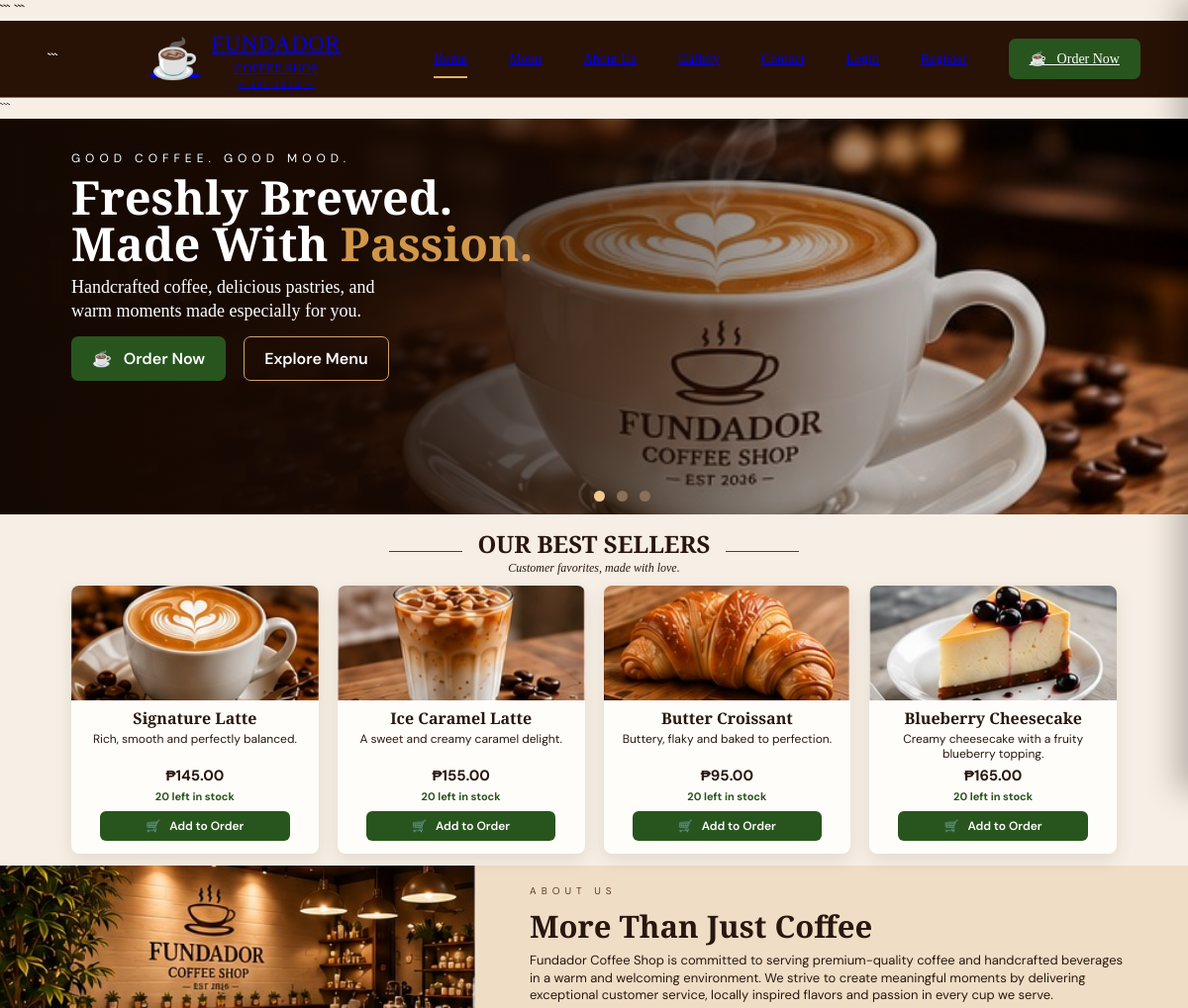
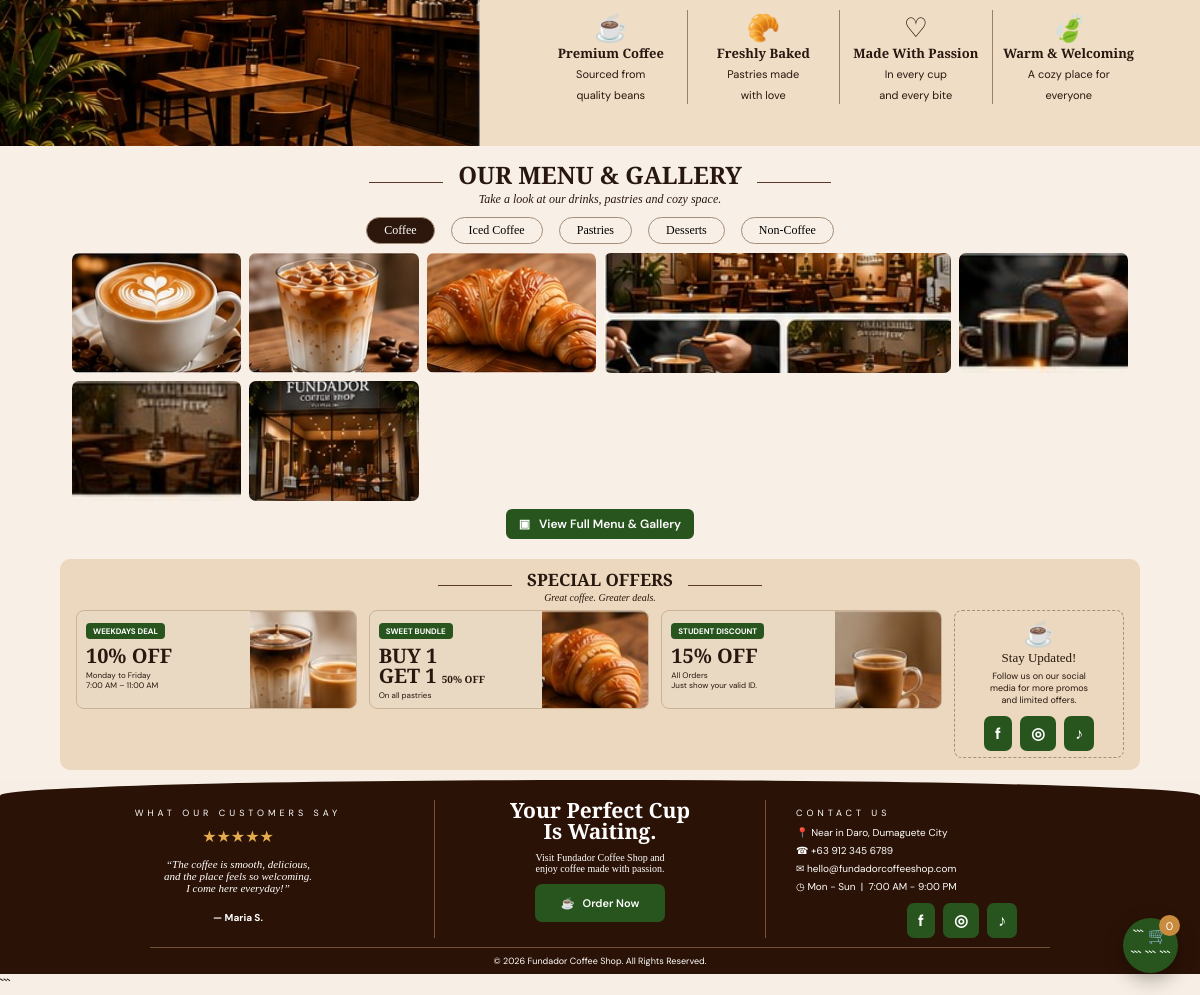
The page / on the database its author committed (2 pictures, top to bottom).
### tables this page shows
CREATE TABLE IF NOT EXISTS products (

    id INT UNSIGNED AUTO_INCREMENT PRIMARY KEY,

    name VARCHAR(120) NOT NULL,

    description TEXT,

    price DECIMAL(10, 2) NOT NULL,

    image VARCHAR(255) NOT NULL,

    category VARCHAR(50)
        DEFAULT 'coffee',

    stock INT UNSIGNED
        NOT NULL DEFAULT 0,

    is_active TINYINT(1)
        NOT NULL DEFAULT 1,

    created_at TIMESTAMP
        DEFAULT CURRENT_TIMESTAMP
);

### config.php (called while the page is built, shortened)
<?php
function h($v)
{
    return htmlspecialchars(
        (string) $v,
        ENT_QUOTES,
        'UTF-8'
    );
}

### index.php (the view, shortened to what this page needs)
<?php
require_once "config.php";
$products = $pdo
    ->query("SELECT * FROM products WHERE is_active = 1 ORDER BY id")
    ->fetchAll();
?>
<!doctype html>
<html lang="en">
<head>
<link rel="stylesheet" href="style.css">
```
</head>
<body>
<header class="header">
    <div class="nav">
```
    <a class="logo" href="#home">
        <span class="cup">☕</span>
        <span>
            <b>FUNDADOR</b>
            <small>COFFEE SHOP</small>
            <i>— EST 2026 —</i>
        </span>
    </a>
    <nav id="nav">
        <a class="active" href="#home">Home</a>
        <a href="#menu">Menu</a>
        <a href="#about">About Us</a>
        <a href="#gallery">Gallery</a>
        <a href="#contact">Contact</a>
        <?php if (isset($_SESSION["user_id"])): ?>
            <a href="logout.php">Logout</a>
        <?php else: ?>
            <a href="login.php">Login</a>
            <a href="register.php">Register</a>
        <?php endif; ?>
        <a class="order-link" href="#order">
            ☕ &nbsp; Order Now
        </a>
    </nav>
</div>
```
</header>
<main>
```
<section id="home" class="hero">
    <div class="hero-bg"></div>
    <div class="hero-shade"></div>
    <div class="hero-inner">
        <p class="eyebrow">
            GOOD COFFEE. GOOD MOOD.
        </p>
        <h1>
            Freshly Brewed.<br>
            Made With <em>Passion.</em>
        </h1>
        <p class="lead">
            Handcrafted coffee, delicious pastries, and<br>
            warm moments made especially for you.
        </p>
        <div class="buttons">
            <a class="btn green" href="#order">
                ☕ &nbsp; Order Now
            </a>
            <a class="btn outline" href="#menu">
                Explore Menu
            </a>
        </div>
    </div>
    <div class="dots">
        <span class="on"></span>
        <span></span>
        <span></span>
    </div>
</section>
<section class="sellers" id="menu">
    <div class="wrap">
        <div class="heading">
            <span></span>
            <div>
                <h2>OUR BEST SELLERS</h2>
                <p>Customer favorites, made with love.</p>
            </div>
            <span></span>
        </div>
        <div class="cards">
            <?php foreach ($products as $product): ?>
                <article class="card">
                    <img
                        src="<?= h($product['image']) ?>"
                        alt="<?= h($product['name']) ?>"
                    >
                    <div>
                        <h3>
                            <?= h($product['name']) ?>
                        </h3>
                        <p>
                            <?= h($product['description']) ?>
                        </p>
                        <b>
                            ₱<?= number_format($product['price'], 2) ?>
                        </b>
                        <?php if ((int) $product['stock'] > 0): ?>
                            <small class="stock-label">
                                <?= (int) $product['stock'] ?> left in stock
                            </small>
                            <button
                                class="add"
                                data-id="<?= $product['id'] ?>"
                                type="button"
                            >
                                🛒 &nbsp; Add to Order
                            </button>
                        <?php endif; ?>
                    </div>
                </article>
            <?php endforeach; ?>
        </div>
    </div>
</section>
<section class="about" id="about">
    <div class="about-img">
        <img
            src="assets/about.jpg"
            alt="Fundador Coffee Shop"
        >
    </div>
    <div class="about-copy">
        <p class="eyebrow brown">
            ABOUT US
        </p>
        <h2>
            More Than Just Coffee
        </h2>
        <p>
            Fundador Coffee Shop is committed to serving premium-quality
            coffee and handcrafted beverages in a warm and welcoming
            environment. We strive to create meaningful moments by
            delivering exceptional customer service, locally inspired
            flavors and passion in every cup we serve.
        </p>
        <div class="features">
            <div>
                <span>☕</span>
                <b>Premium Coffee</b>
                <small>
                    Sourced from<br>
                    quality beans
                </small>
            </div>
            <div>
                <span>🥐</span>
                <b>Freshly Baked</b>
                <small>
                    Pastries made<br>
                    with love
                </small>
            </div>
            <div>
                <span>♡</span>
                <b>Made With Passion</b>
                <small>
                    In every cup<br>
                    and every bite
                </small>
            </div>
            <div>
                <span>🍃</span>
                <b>Warm &amp; Welcoming</b>
                <small>
                    A cozy place for<br>
                    everyone
                </small>
            </div>
        </div>
    </div>
</section>
<section class="gallery" id="gallery">
    <div class="wrap">
        <div class="heading">
            <span></span>
            <div>
                <h2>OUR MENU &amp; GALLERY</h2>
                <p>
                    Take a look at our drinks, pastries and cozy space.
                </p>
            </div>
            <span></span>
        </div>
        <div class="tabs">
            <button
                class="selected"
                data-filter="all"
                type="button"
            >
                Coffee
            </button>
            <button
                data-filter="iced"
                type="button"
            >
                Iced Coffee
            </button>
            <button
                data-filter="pastry"
                type="button"
            >
                Pastries
            </button>
            <button
                data-filter="dessert"
                type="button"
            >
                Desserts
            </button>
            <button
                data-filter="noncoffee"
                type="button"
            >
                Non-Coffee
            </button>
        </div>
        <div class="gallery-grid">
            <img
                data-type="coffee"
                src="assets/latte.jpg"
                alt="Signature Latte"
            >
            <img
                data-type="iced"
                src="assets/iced-latte.jpg"
                alt="Iced Caramel Latte"
            >
            <img
                data-type="pastry"
                src="assets/croissant.jpg"
                alt="Butter Croissant"
            >
            <img
                class="wide"
                data-type="coffee"
                src="assets/gallery-cafe.jpg"
                alt="Coffee Shop"
            >
            <img
                data-type="coffee"
                src="assets/gallery-cup.jpg"
                alt="Coffee Cup"
            >
            <img
                data-type="coffee"
                src="assets/gallery-table.jpg"
                alt="Coffee Shop Table"
            >
            <img
                data-type="coffee"
                src="assets/gallery-counter.jpg"
                alt="Coffee Shop Counter"
            >
        </div>
        <button
            class="full-gallery"
            id="fullGallery"
            type="button"
        >
            ▣ &nbsp; View Full Menu &amp; Gallery
        </button>
    </div>
</section>
<section class="offers">
    <div class="offers-box">
        <div class="heading small">
            <span></span>
            <div>
                <h2>SPECIAL OFFERS</h2>
                <p>Great coffee. Greater deals.</p>
            </div>
            <span></span>
        </div>
        <div class="offer-grid">
            <div class="offer">
                <div>
                    <label>
                        WEEKDAYS DEAL
                    </label>
                    <h3>
                        10% OFF
                    </h3>
                    <p>
                        Monday to Friday<br>
                        7:00 AM – 11:00 AM
                    </p>
                </div>
                <img
                    src="assets/offer-morning.jpg"
                    alt="Weekdays Deal"
                >
            </div>
            <div class="offer">
                <div>
                    <label>
                        SWEET BUNDLE
                    </label>
                    <h3>
                        BUY 1<br>
                        GET 1 <small>50% OFF</small>
                    </h3>
                    <p>
                        On all pastries
                    </p>
                </div>
                <img
                    src="assets/offer-pastry.jpg"
                    alt="Sweet Bundle"
                >
            </div>
            <div class="offer">
                <div>
                    <label>
                        STUDENT DISCOUNT
                    </label>
                    <h3>
                        15% OFF
                    </h3>
                    <p>
                        All Orders<br>
                        Just show your valid ID.
                    </p>
                </div>
                <img
                    src="assets/offer-student.jpg"
                    alt="Student Discount"
                >
            </div>
            <div class="social">
                <span>☕</span>
                <h3>
                    Stay Updated!
                </h3>
                <p>
                    Follow us on our social<br>
                    media for more promos<br>
                    and limited offers.
                </p>
                <div class="social-links">
                    <button
                        type="button"
                        data-social="Facebook"
                        data-url="https://www.facebook.com/"
                    >
                        f
                    </button>
                    <button
                        type="button"
                        data-social="Instagram"
                        data-url="https://www.instagram.com/"
                    >
                        ◎
                    </button>
                    <button
                        type="button"
                        data-social="TikTok"
                        data-url="https://www.tiktok.com/"
                    >
                        ♪
                    </button>
                </div>
            </div>
        </div>
    </div>
</section>
<section class="footer" id="contact">
    <div class="footer-grid">
        <div class="review">
            <label>
                WHAT OUR CUSTOMERS SAY
            </label>
            <div>
                ★★★★★
            </div>
            <p>
                “The coffee is smooth, delicious,<br>
                and the place feels so welcoming.<br>
                I come here everyday!”
            </p>
            <b>
                — Maria S.
            </b>
        </div>
        <div class="cta" id="order">
            <h2>
                Your Perfect Cup<br>
                Is Waiting.
            </h2>
            <p>
                Visit Fundador Coffee Shop and<br>
                enjoy coffee made with passion.
            </p>
            <a
                class="btn green"
                href="#menu"
            >
                ☕ &nbsp; Order Now
            </a>
        </div>
        <div class="contact">
            <label>
                CONTACT US
            </label>
            <p>
                📍 Near in Daro, Dumaguete City
            </p>
            <p>
                ☎ +63 912 345 6789
            </p>
            <p>
                ✉ hello@fundadorcoffeeshop.com
            </p>
            <p>
                ◷ Mon - Sun &nbsp;|&nbsp; 7:00 AM - 9:00 PM
            </p>
            <div class="social-links footer-social">
                <button
                    type="button"
                    data-social="Facebook"
                    data-url="https://www.facebook.com/"
                >
                    f
                </button>
                <button
                    type="button"
                    data-social="Instagram"
                    data-url="https://www.instagram.com/"
                >
                    ◎
                </button>
                <button
                    type="button"
                    data-social="TikTok"
                    data-url="https://www.tiktok.com/"
                >
                    ♪
                </button>
            </div>
        </div>
    </div>
    <div class="copyright">
        © 2026 Fundador Coffee Shop. All Rights Reserved.
    </div>
</section>
```
</main>
<button
class="cart-float"
id="cartOpen"
type="button"
>
```
🛒
```
```
<span id="count">0</span>
```
</button>
</body>
</html>

### rows shown on the page
products: image (picture), name "Signature Latte", description "Rich, smooth and perfectly balanced.", price "145.00", stock "20"
products: image (picture), name "Ice Caramel Latte", description "A sweet and creamy caramel delight.", price "155.00", stock "20"
products: image (picture), name "Butter Croissant", description "Buttery, flaky and baked to perfection.", price "95.00", stock "20"
products: image (picture), name "Blueberry Cheesecake", description "Creamy cheesecake with a fruity blueberry topping.", price "165.00", stock "20"
